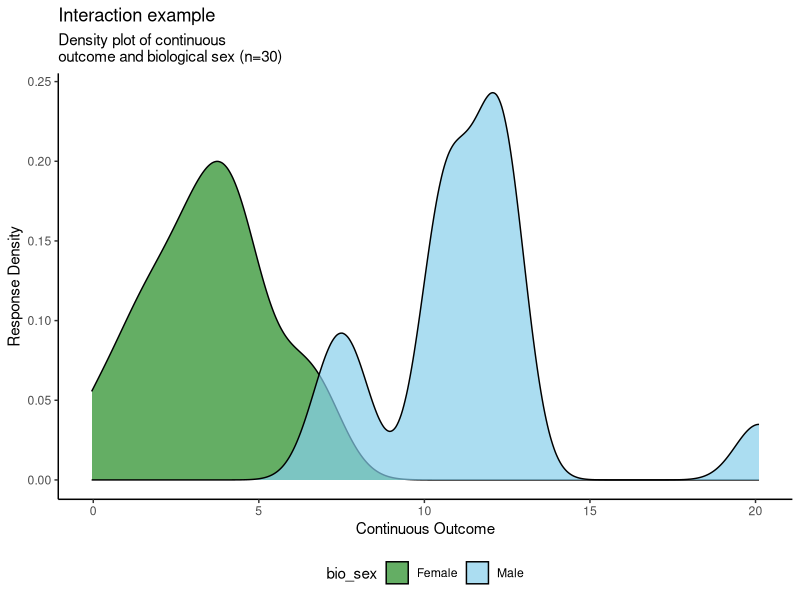
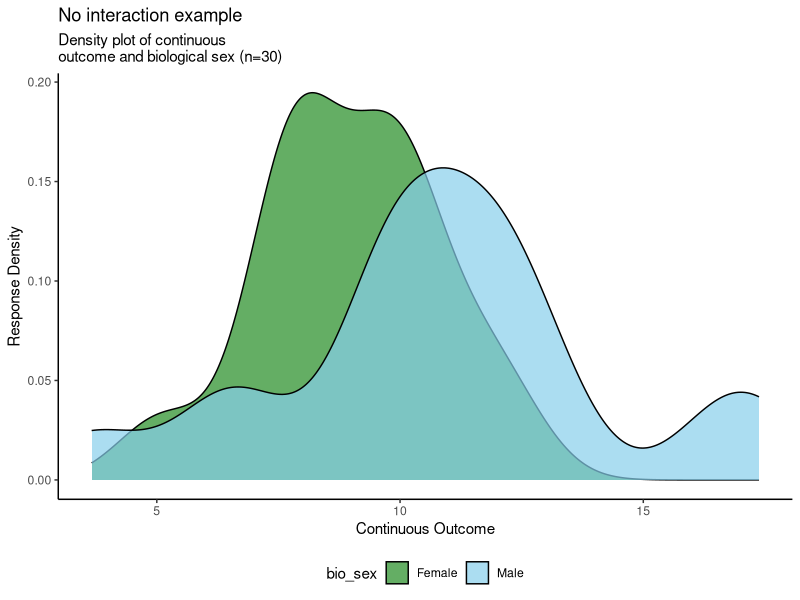
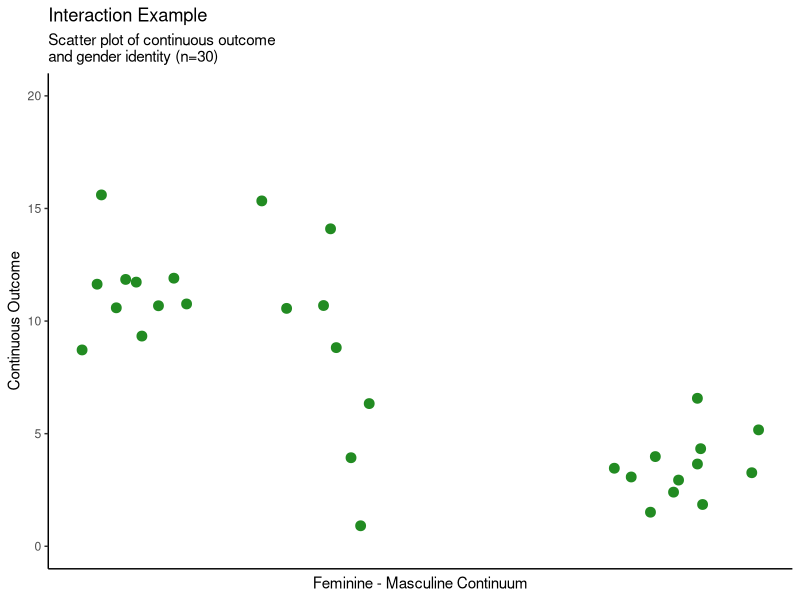
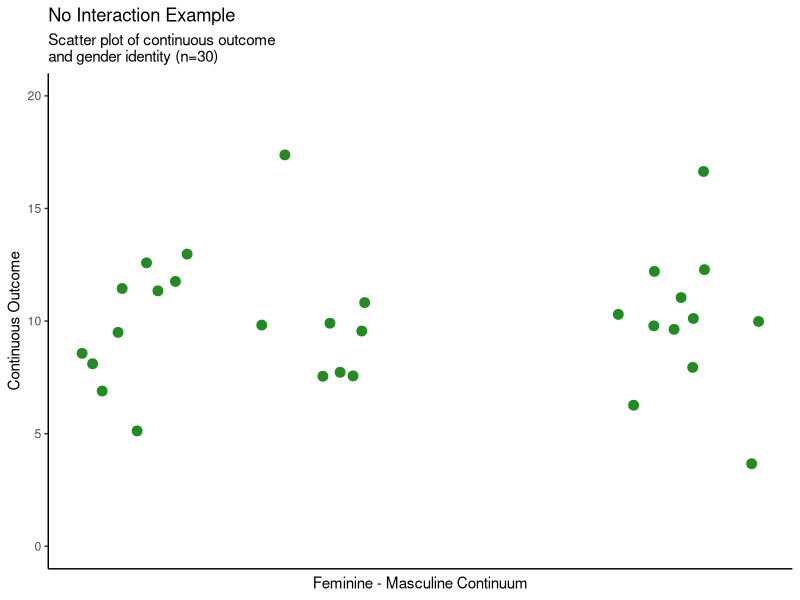
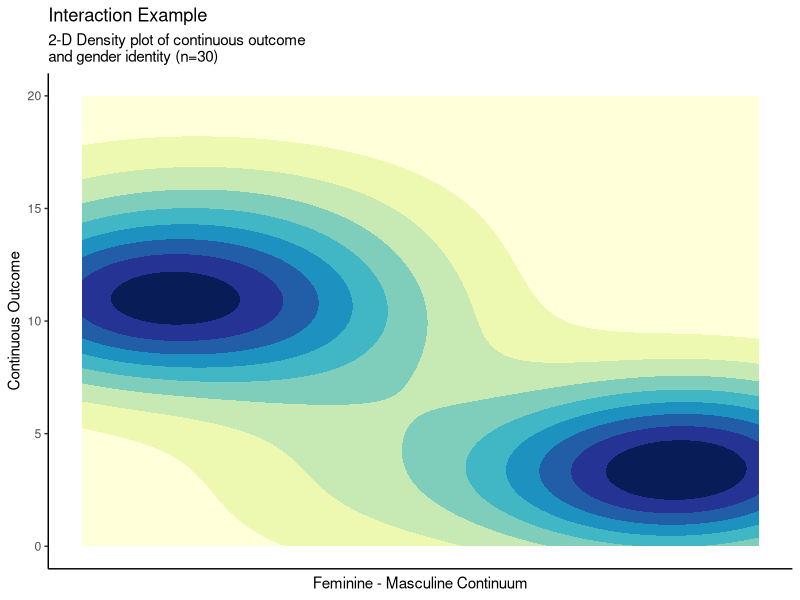
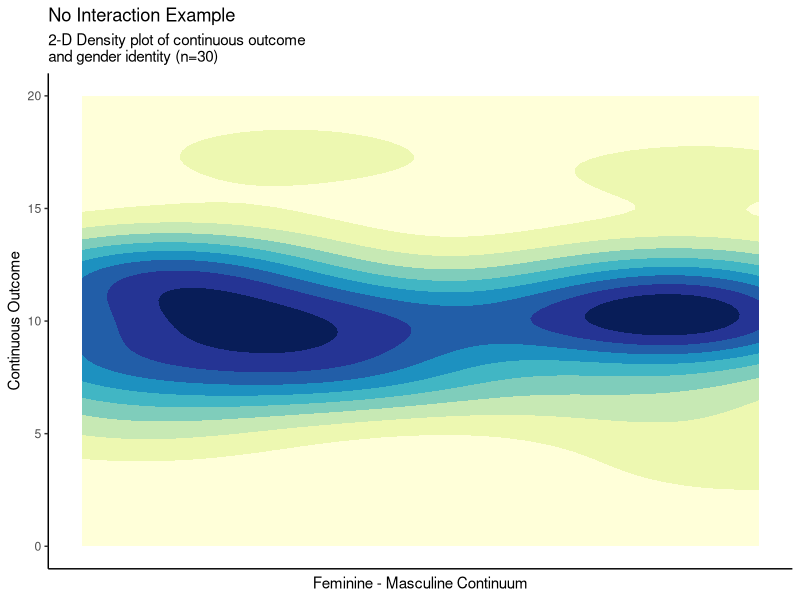
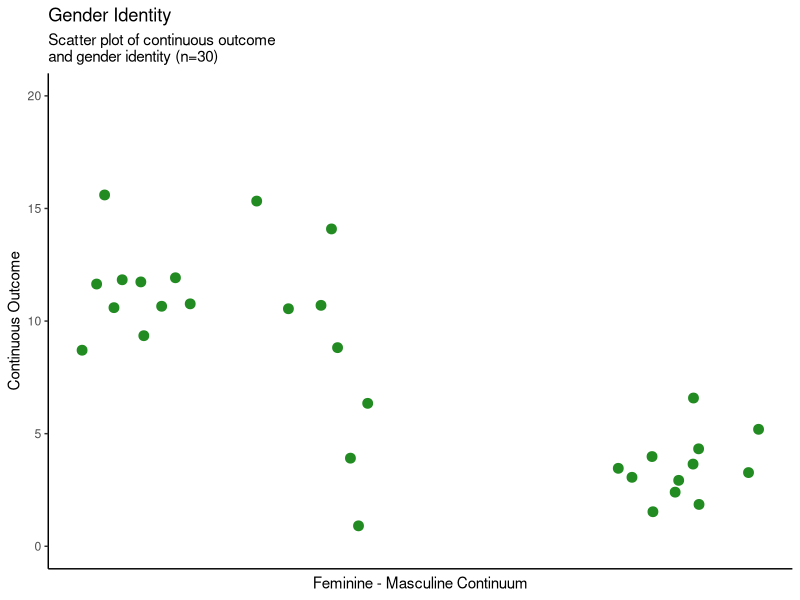
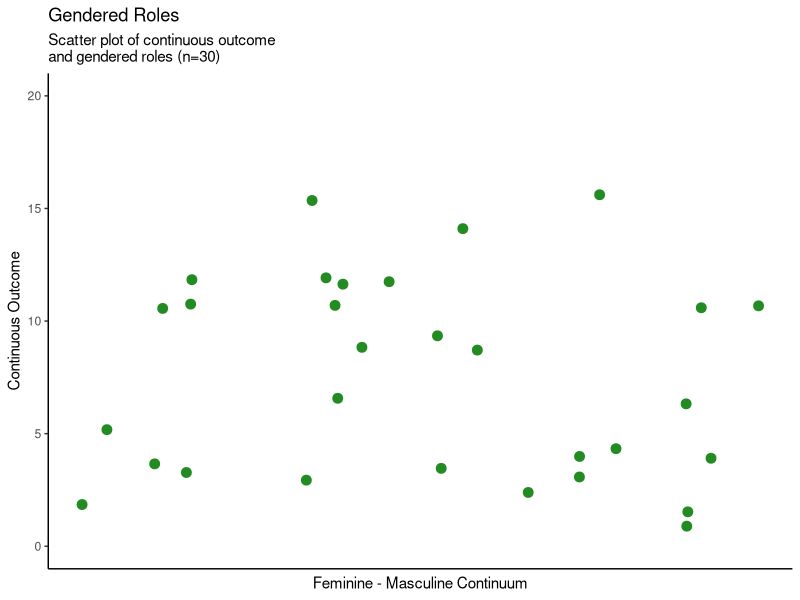

The R source for these figures, in order:
## ---- chunk 1
# load libraries and simulated data ---------------------------------------
library(tidyverse)
library(ggpubr)

# set seed for reproducibility
set.seed(42)

# load data set (from RDS if using previous script to simulate the data)
sim_data <- read_csv(file = "sim-data.csv")

# default density plots and scale function ----------------------------------
plot_dens_2D <- function(data, x, y){
  plot <- ggplot(data = data, aes(x = x, y = y)) + 
    geom_density_2d_filled(aes(fill = after_stat(level)),
                           bins = 9, contour_var = 'ndensity') +
    scale_fill_brewer(palette = 16, direction = 1, 
                      labels = c('Low', '', '', '','','','','', 'High')) +
    guides(fill = guide_legend(title = 'Density of Occurences', 
                               direction = 'horizontal', nrow = 1, 
                               label.position = 'bottom'))
  plot
}
## ---- chunk 2

# biological sex bar plot - interaction
ggplot(sim_data, aes(x = outcome_num_pos_sex, fill = bio_sex)) + 
  geom_density(alpha = 0.7) +
  scale_fill_manual(values = c('forestgreen', 'skyblue')) +
  labs(
    title = 'Interaction example',
    subtitle = 'Density plot of continuous \noutcome and biological sex (n=30)'
    ) +
  xlab('Continuous Outcome') + 
  ylab('Response Density') +
  theme_classic() +
  theme(legend.position = 'bottom')

# biological sex bar plot - no interaction
ggplot(sim_data, aes(x = outcome_num_neg, fill = bio_sex)) + 
  geom_density(alpha = 0.7) +
  scale_fill_manual(values = c('forestgreen', 'skyblue')) +
  labs(
    title = 'No interaction example',
    subtitle = 'Density plot of continuous \noutcome and biological sex (n=30)'
    ) +
  xlab('Continuous Outcome') + 
  ylab('Response Density') +
  theme_classic() +
  theme(legend.position = 'bottom')
## ---- chunk 3
# summary stats
pos_cont_sex_sum <- sim_data %>% group_by(bio_sex) %>% 
  summarise(
    n = n(), 
    `mean continuous` = round(mean(outcome_num_pos_sex),1),
    `SD continuous` = round(sd(outcome_num_pos_sex),2),
    `median continuous` = round(median(outcome_num_pos_sex),0),
    `IQR continuous` = round(IQR(outcome_num_pos_sex),)
  ) %>% 
  rename(`biological sex` = bio_sex) 

knitr::kable(pos_cont_sex_sum, booktabs = TRUE, caption = "Interation example summary statisitics: Continuous outcome and biological sex")
## ---- chunk 4
# summary stats
neg_cont_sex_sum <- sim_data %>% group_by(bio_sex) %>% 
  summarise(
    n = n(), 
    `mean continuous` = round(mean(outcome_num_neg),1),
    `SD continuous` = round(sd(outcome_num_neg),2),
    `median continuous` = round(median(outcome_num_neg),0),
    `IQR continuous` = round(IQR(outcome_num_neg),)
  ) %>% 
  rename(`biological sex` = bio_sex) 

knitr::kable(neg_cont_sex_sum, booktabs = TRUE, caption = "No interation example summary statisitics: Continuous outcome and biological sex")
## ---- chunk 5
# t-tests
con_sex_ttest_neg <- t.test(outcome_num_neg ~ bio_sex, data = sim_data)
con_sex_ttest_pos <- t.test(outcome_num_pos_sex ~ bio_sex, data = sim_data)

# example of collected data
con_sex_tab <- tibble(
  "Example" = c("Interaction", "No interaction"),
  "Test" = c("Welch's t-test", "Welch's t-test"),
  "T-score" = c(
    round(con_sex_ttest_pos$statistic,2),
    round(con_sex_ttest_neg$statistic,2)
  ),
  "95% CI" = c(
    paste0(
      "(", 
      round(con_sex_ttest_pos$conf.int[[1]],2), 
      ", ",  
      round(con_sex_ttest_pos$conf.int[[2]],2), 
      ")", sep = ""
    ),
    paste0(
      "(", 
      round(con_sex_ttest_neg$conf.int[[1]],2),
      ", ", 
      round(con_sex_ttest_neg$conf.int[[2]],2), 
      ")", sep = ""
    )
  ),
  "df" = c(
    round(con_sex_ttest_pos$parameter,1), 
    round(con_sex_ttest_neg$parameter,1)
  ),
  "p-value" = c(
    round(con_sex_ttest_pos$p.value, 3),
    round(con_sex_ttest_neg$p.value,3)
  )
)

knitr::kable(con_sex_tab, booktabs = TRUE, caption = "Statistical test of difference: Continuous outcome and biological sex.")
## ---- chunk 6
# scatter plot - interaction
ggplot(data = sim_data, aes(x = gen_id, y = outcome_num_pos_gid)) +
  coord_cartesian(ylim = c(0, 20)) + # ensures that the same y-axis length is used for both plots
  geom_jitter(size = 3, colour = "forestgreen") +
  labs(
    title = 'Interaction Example',
    subtitle = 'Scatter plot of continuous outcome \nand gender identity (n=30)'
    ) +
  ylab("Continuous Outcome") + xlab("Feminine - Masculine Continuum") +
  theme_classic() +
  theme(
    legend.position = 'none',
    axis.ticks.x = element_blank(),
    axis.text.x = element_blank()
  )

# scatter plot - no interaction
ggplot(data = sim_data, aes(x = gen_id, y = outcome_num_neg)) +
  coord_cartesian(ylim = c(0, 20)) + # ensures that the same y-axis length is used for both plots
  geom_jitter(size = 3, colour = "forestgreen") +
  labs(
    title = 'No Interaction Example',
    subtitle = 'Scatter plot of continuous outcome \nand gender identity (n=30)'
    ) +
  ylab("Continuous Outcome") + xlab("Feminine - Masculine Continuum") +
  theme_classic() +
  theme(
    legend.position = 'none',
    axis.ticks.x = element_blank(),
    axis.text.x = element_blank()
  )
## ---- chunk 7
# 2d density plot - interaction
ggplot(data = sim_data, aes(x = gen_id, y = outcome_num_pos_gid)) + 
  geom_density_2d_filled(
    aes(fill = after_stat(level)), bins = 9, contour_var = 'ndensity'
    ) +
  scale_fill_brewer(
    palette = 16, direction = 1, 
    labels = c('Low', '', '', '','','','','', 'High')
    ) +
  guides(fill = guide_legend(
    title = 'Density of Occurences', 
    direction = 'horizontal', nrow = 1, 
    label.position = 'bottom')
    ) +
  labs(
    title = 'Interaction Example',
    subtitle = '2-D Density plot of continuous outcome \nand gender identity (n=30)'
    ) +
  ylab("Continuous Outcome") + xlab("Feminine - Masculine Continuum") +
  theme_classic() +
  theme(
    legend.position = 'none',
    axis.ticks.x = element_blank(),
    axis.text.x = element_blank()
  ) +
  geom_blank(aes(y = 20)) + # extends y axis to ensure plots are comparable
  geom_blank(aes(y = 0))

# 2d density plot - no interaction
ggplot(data = sim_data, aes(x = gen_id, y = outcome_num_neg)) + 
  geom_density_2d_filled(
    aes(fill = after_stat(level)), bins = 9, contour_var = 'ndensity'
    ) +
  scale_fill_brewer(
    palette = 16, direction = 1, 
    labels = c('Low', '', '', '','','','','', 'High')
    ) +
  guides(fill = guide_legend(
    title = 'Density of Occurences', 
    direction = 'horizontal', nrow = 1, 
    label.position = 'bottom')
    ) +
  labs(
    title = 'No Interaction Example',
    subtitle = '2-D Density plot of continuous outcome \nand gender identity (n=30)'
    ) +
  ylab("Continuous Outcome") + xlab("Feminine - Masculine Continuum") +
  theme_classic() +
  theme(
    legend.position = 'none',
    axis.ticks.x = element_blank(),
    axis.text.x = element_blank()
  ) +
  geom_blank(aes(y = 20)) + # extends y axis to ensure plots are comparable
  geom_blank(aes(y = 0))
## ---- chunk 8
# example of collected data
cor_int <- tibble(
  "Strength of Correlation" = c("None", "Weak", "Moderate", "Strong"),
  "Positive Coefficient (r)" = c("0.0 to 0.1", "0.1 to 0.3", "0.3 to 0.5","0.5 to 1.0"),
  "Negative Coefficient (r)" = c("0.0 to -0.1", "-0.1 to -0.3", "-0.3 to -0.5","-0.5 to -1.0")
)

knitr::kable(cor_int, booktabs = TRUE, caption = "Nominal Interpretations of Correlation Strength.") %>%
  kableExtra::add_footnote("Adapted from [_Statistical Power Analysis for the Behavioural Sciences_ (2013) by Jacob Cohen](https://doi.org/10.4324/9780203771587)", notation = "none")
## ---- chunk 9
# calculate correlations
con_gi_r_neg <- cor.test(sim_data$outcome_num_neg, sim_data$gen_id)
con_gi_r_pos <- cor.test(sim_data$outcome_num_pos_gid, sim_data$gen_id)

# output table of results
con_gi_tab <- tibble(
  "Example" = c("Interaction", "No interaction"),
  "Correlation Type" = c("Pearson's r", "Pearson's r"),
  "r" = c(
    round(con_gi_r_pos$estimate,2),
    round(con_gi_r_neg$estimate,2)
  ),
  "95% CI" = c(
    paste0(
      "(",
      round(con_gi_r_pos$conf.int[[1]],2),
      ", ",
      round(con_gi_r_pos$conf.int[[2]],2),
      ")", sep = ""
    ),
    paste0(
      "(",
      round(con_gi_r_neg$conf.int[[1]],2),
      ", ",
      round(con_gi_r_neg$conf.int[[2]],2),
      ")", sep = ""
    )
  ),
  "df" = c(
    round(con_gi_r_pos$parameter,1),
    round(con_gi_r_neg$parameter,1)
  ),
  "Significance Test" = c("t-test", "t-test"),
  "T-score" = c(
    round(con_gi_r_pos$statistic,2),
    round(con_gi_r_neg$statistic,2)
  ),
  "p-value" = c(
    round(con_gi_r_pos$p.value, 3),
    round(con_gi_r_neg$p.value,3)
  )
)

knitr::kable(con_gi_tab, booktabs = TRUE, caption = "Statistical test of difference: Continuous outcome and Gender Idenity Item from the SGBA-5.")
## ---- chunk 10
# scatter plot - interaction
ggplot(data = sim_data, aes(x = gen_id, y = outcome_num_pos_gid)) +
  coord_cartesian(ylim = c(0, 20)) + # ensures that the same y-axis length is used for both plots
  geom_jitter(size = 3, colour = "forestgreen") +
  labs(
    title = 'Gender Identity',
    subtitle = 'Scatter plot of continuous outcome \nand gender identity (n=30)'
    ) +
  ylab("Continuous Outcome") + xlab("Feminine - Masculine Continuum") +
  theme_classic() +
  theme(
    legend.position = 'none',
    axis.ticks.x = element_blank(),
    axis.text.x = element_blank()
  )

# scatter plot - no interaction
ggplot(data = sim_data, aes(x = gen_role, y = outcome_num_pos_gid)) +
  coord_cartesian(ylim = c(0, 20)) + # ensures that the same y-axis length is used for both plots
  geom_jitter(size = 3, colour = "forestgreen") +
  labs(
    title = 'Gendered Roles',
    subtitle = 'Scatter plot of continuous outcome \nand gendered roles (n=30)'
    ) +
  ylab("Continuous Outcome") + xlab("Feminine - Masculine Continuum") +
  theme_classic() +
  theme(
    legend.position = 'none',
    axis.ticks.x = element_blank(),
    axis.text.x = element_blank()
  )
## ---- chunk 11
# 2d density plot - interaction
ggplot(data = sim_data, aes(x = gen_id, y = outcome_num_pos_gid)) + 
  geom_density_2d_filled(
    aes(fill = after_stat(level)), bins = 9, contour_var = 'ndensity'
    ) +
  scale_fill_brewer(
    palette = 16, direction = 1, 
    labels = c('Low', '', '', '','','','','', 'High')
    ) +
  guides(fill = guide_legend(
    title = 'Density of Occurences', 
    direction = 'horizontal', nrow = 1, 
    label.position = 'bottom')
    ) +
  labs(
    title = 'Gender Identity',
    subtitle = '2-D Density plot of continuous outcome \nand gender identity (n=30)'
    ) +
  ylab("Continuous Outcome") + xlab("Feminine - Masculine Continuum") +
  theme_classic() +
  theme(
    legend.position = 'none',
    axis.ticks.x = element_blank(),
    axis.text.x = element_blank()
  ) +
  geom_blank(aes(y = 20)) + # extends y axis to ensure plots are comparable
  geom_blank(aes(y = 0))

# 2d density plot - no interaction
ggplot(data = sim_data, aes(x = gen_role, y = outcome_num_pos_gid)) + 
  geom_density_2d_filled(
    aes(fill = after_stat(level)), bins = 9, contour_var = 'ndensity'
    ) +
  scale_fill_brewer(
    palette = 16, direction = 1, 
    labels = c('Low', '', '', '','','','','', 'High')
    ) +
  guides(fill = guide_legend(
    title = 'Density of Occurences', 
    direction = 'horizontal', nrow = 1, 
    label.position = 'bottom')
    ) +
  labs(
    title = 'Gendered Roles',
    subtitle = '2-D Density plot of continuous outcome \nand gendered roles (n=30)'
    ) +
  ylab("Continuous Outcome") + xlab("Feminine - Masculine Continuum") +
  theme_classic() +
  theme(
    legend.position = 'none',
    axis.ticks.x = element_blank(),
    axis.text.x = element_blank()
  ) +
  geom_blank(aes(y = 20)) + # extends y axis to ensure plots are comparable
  geom_blank(aes(y = 0))
## ---- chunk 12
# calculate correlations
con_gi_r_pos <- cor.test(sim_data$outcome_num_pos_gid, sim_data$gen_id)
con_gr_r_pos <- cor.test(sim_data$outcome_num_pos_gid, sim_data$gen_role)

# output table of results
con_2gah_tab <- tibble(
  "Example" = c("Gender Identity", "Gendered Roles"),
  "Correlation Type" = c("Pearson's r", "Pearson's r"),
  "r" = c(
    round(con_gi_r_pos$estimate,2),
    round(con_gr_r_pos$estimate,2)
  ),
  "95% CI" = c(
    paste0(
      "(",
      round(con_gi_r_pos$conf.int[[1]],2),
      ", ",
      round(con_gi_r_pos$conf.int[[2]],2),
      ")", sep = ""
    ),
    paste0(
      "(",
      round(con_gr_r_pos$conf.int[[1]],2),
      ", ",
      round(con_gr_r_pos$conf.int[[2]],2),
      ")", sep = ""
    )
  ),
  "df" = c(
    round(con_gi_r_pos$parameter,1),
    round(con_gr_r_pos$parameter,1)
  ),
  "Significance Test" = c("t-test", "t-test"),
  "T-score" = c(
    round(con_gi_r_pos$statistic,2),
    round(con_gr_r_pos$statistic,2)
  ),
  "p-value" = c(
    round(con_gi_r_pos$p.value, 3),
    round(con_gr_r_pos$p.value,3)
  )
)

knitr::kable(con_2gah_tab, booktabs = TRUE, caption = "Statistical test of difference: Continuous outcome by Gender Idenity and Gendered Roles Items from the SGBA-5.")
